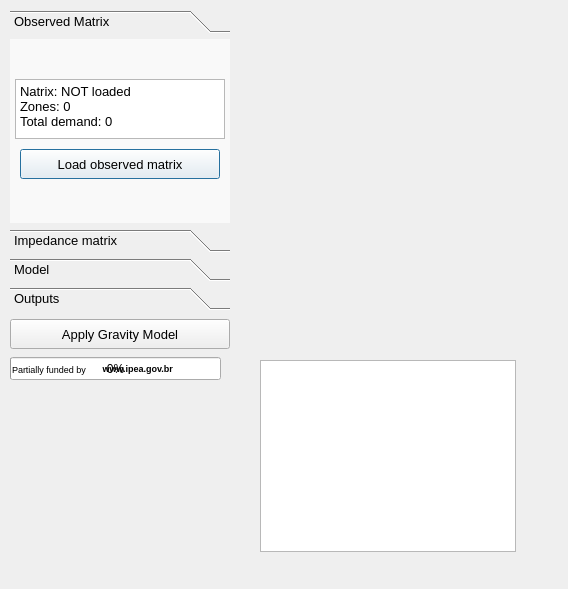
<?xml version="1.0" encoding="UTF-8"?>
<ui version="4.0">
 <class>gravity_calibration</class>
 <widget class="QDialog" name="gravity_calibration">
  <property name="geometry">
   <rect>
    <x>0</x>
    <y>0</y>
    <width>568</width>
    <height>589</height>
   </rect>
  </property>
  <property name="windowTitle">
   <string>AequilibraE - Apply gravity model</string>
  </property>
  <widget class="QToolBox" name="r_2">
   <property name="geometry">
    <rect>
     <x>10</x>
     <y>10</y>
     <width>220</width>
     <height>300</height>
    </rect>
   </property>
   <property name="palette">
    <palette>
     <active>
      <colorrole role="Button">
       <brush brushstyle="SolidPattern">
        <color alpha="255">
         <red>249</red>
         <green>249</green>
         <blue>249</blue>
        </color>
       </brush>
      </colorrole>
     </active>
     <inactive>
      <colorrole role="Button">
       <brush brushstyle="SolidPattern">
        <color alpha="255">
         <red>249</red>
         <green>249</green>
         <blue>249</blue>
        </color>
       </brush>
      </colorrole>
     </inactive>
     <disabled>
      <colorrole role="Button">
       <brush brushstyle="SolidPattern">
        <color alpha="255">
         <red>249</red>
         <green>249</green>
         <blue>249</blue>
        </color>
       </brush>
      </colorrole>
     </disabled>
    </palette>
   </property>
   <property name="font">
    <font>
     <pointsize>10</pointsize>
    </font>
   </property>
   <property name="currentIndex">
    <number>0</number>
   </property>
   <widget class="QWidget" name="page">
    <property name="geometry">
     <rect>
      <x>0</x>
      <y>0</y>
      <width>220</width>
      <height>172</height>
     </rect>
    </property>
    <attribute name="label">
     <string>Observed Matrix</string>
    </attribute>
    <widget class="QPushButton" name="but_load_observed">
     <property name="geometry">
      <rect>
       <x>10</x>
       <y>110</y>
       <width>200</width>
       <height>30</height>
      </rect>
     </property>
     <property name="font">
      <font>
       <pointsize>10</pointsize>
      </font>
     </property>
     <property name="text">
      <string>Load observed matrix</string>
     </property>
    </widget>
    <widget class="QTextEdit" name="report_prod">
     <property name="geometry">
      <rect>
       <x>5</x>
       <y>40</y>
       <width>210</width>
       <height>60</height>
      </rect>
     </property>
     <property name="html">
      <string>&lt;!DOCTYPE HTML PUBLIC &quot;-//W3C//DTD HTML 4.0//EN&quot; &quot;http://www.w3.org/TR/REC-html40/strict.dtd&quot;&gt;
&lt;html&gt;&lt;head&gt;&lt;meta name=&quot;qrichtext&quot; content=&quot;1&quot; /&gt;&lt;style type=&quot;text/css&quot;&gt;
p, li { white-space: pre-wrap; }
&lt;/style&gt;&lt;/head&gt;&lt;body style=&quot; font-family:'Noto Sans'; font-size:10pt; font-weight:400; font-style:normal;&quot;&gt;
&lt;p style=&quot; margin-top:0px; margin-bottom:0px; margin-left:0px; margin-right:0px; -qt-block-indent:0; text-indent:0px;&quot;&gt;&lt;span style=&quot; font-family:'MS Shell Dlg 2';&quot;&gt;Natrix: NOT loaded&lt;/span&gt;&lt;/p&gt;
&lt;p style=&quot; margin-top:0px; margin-bottom:0px; margin-left:0px; margin-right:0px; -qt-block-indent:0; text-indent:0px;&quot;&gt;&lt;span style=&quot; font-family:'MS Shell Dlg 2';&quot;&gt;Zones: 0&lt;/span&gt;&lt;/p&gt;
&lt;p style=&quot; margin-top:0px; margin-bottom:0px; margin-left:0px; margin-right:0px; -qt-block-indent:0; text-indent:0px;&quot;&gt;&lt;span style=&quot; font-family:'MS Shell Dlg 2';&quot;&gt;Total demand: 0&lt;/span&gt;&lt;/p&gt;&lt;/body&gt;&lt;/html&gt;</string>
     </property>
    </widget>
    <widget class="QLabel" name="lbl_prod">
     <property name="geometry">
      <rect>
       <x>170</x>
       <y>0</y>
       <width>50</width>
       <height>31</height>
      </rect>
     </property>
     <property name="palette">
      <palette>
       <active>
        <colorrole role="ButtonText">
         <brush brushstyle="SolidPattern">
          <color alpha="255">
           <red>255</red>
           <green>0</green>
           <blue>0</blue>
          </color>
         </brush>
        </colorrole>
        <colorrole role="ToolTipText">
         <brush brushstyle="SolidPattern">
          <color alpha="255">
           <red>0</red>
           <green>0</green>
           <blue>0</blue>
          </color>
         </brush>
        </colorrole>
       </active>
       <inactive>
        <colorrole role="ButtonText">
         <brush brushstyle="SolidPattern">
          <color alpha="255">
           <red>255</red>
           <green>0</green>
           <blue>0</blue>
          </color>
         </brush>
        </colorrole>
        <colorrole role="ToolTipText">
         <brush brushstyle="SolidPattern">
          <color alpha="255">
           <red>0</red>
           <green>0</green>
           <blue>0</blue>
          </color>
         </brush>
        </colorrole>
       </inactive>
       <disabled>
        <colorrole role="ButtonText">
         <brush brushstyle="SolidPattern">
          <color alpha="255">
           <red>120</red>
           <green>120</green>
           <blue>120</blue>
          </color>
         </brush>
        </colorrole>
        <colorrole role="ToolTipText">
         <brush brushstyle="SolidPattern">
          <color alpha="255">
           <red>0</red>
           <green>0</green>
           <blue>0</blue>
          </color>
         </brush>
        </colorrole>
       </disabled>
      </palette>
     </property>
     <property name="font">
      <font>
       <family>Wingdings 2</family>
       <pointsize>36</pointsize>
      </font>
     </property>
     <property name="pixmap">
      <pixmap>../icons/error.png</pixmap>
     </property>
    </widget>
   </widget>
   <widget class="QWidget" name="page_4">
    <property name="geometry">
     <rect>
      <x>0</x>
      <y>0</y>
      <width>220</width>
      <height>172</height>
     </rect>
    </property>
    <attribute name="label">
     <string>Impedance matrix</string>
    </attribute>
    <widget class="QPushButton" name="but_load_impedance">
     <property name="geometry">
      <rect>
       <x>10</x>
       <y>110</y>
       <width>200</width>
       <height>30</height>
      </rect>
     </property>
     <property name="font">
      <font>
       <pointsize>10</pointsize>
      </font>
     </property>
     <property name="text">
      <string>Impedance matrix</string>
     </property>
    </widget>
    <widget class="QTextEdit" name="report_matrix">
     <property name="geometry">
      <rect>
       <x>5</x>
       <y>40</y>
       <width>210</width>
       <height>60</height>
      </rect>
     </property>
     <property name="html">
      <string>&lt;!DOCTYPE HTML PUBLIC &quot;-//W3C//DTD HTML 4.0//EN&quot; &quot;http://www.w3.org/TR/REC-html40/strict.dtd&quot;&gt;
&lt;html&gt;&lt;head&gt;&lt;meta name=&quot;qrichtext&quot; content=&quot;1&quot; /&gt;&lt;style type=&quot;text/css&quot;&gt;
p, li { white-space: pre-wrap; }
&lt;/style&gt;&lt;/head&gt;&lt;body style=&quot; font-family:'Noto Sans'; font-size:10pt; font-weight:400; font-style:normal;&quot;&gt;
&lt;p style=&quot; margin-top:0px; margin-bottom:0px; margin-left:0px; margin-right:0px; -qt-block-indent:0; text-indent:0px;&quot;&gt;&lt;span style=&quot; font-family:'MS Shell Dlg 2';&quot;&gt;Matrix: NOT loaded&lt;/span&gt;&lt;/p&gt;
&lt;p style=&quot; margin-top:0px; margin-bottom:0px; margin-left:0px; margin-right:0px; -qt-block-indent:0; text-indent:0px;&quot;&gt;&lt;span style=&quot; font-family:'MS Shell Dlg 2';&quot;&gt;Dimensions: 0&lt;/span&gt;&lt;/p&gt;&lt;/body&gt;&lt;/html&gt;</string>
     </property>
    </widget>
    <widget class="QLabel" name="lbl_imped">
     <property name="geometry">
      <rect>
       <x>189</x>
       <y>0</y>
       <width>31</width>
       <height>31</height>
      </rect>
     </property>
     <property name="palette">
      <palette>
       <active>
        <colorrole role="ButtonText">
         <brush brushstyle="SolidPattern">
          <color alpha="255">
           <red>255</red>
           <green>0</green>
           <blue>0</blue>
          </color>
         </brush>
        </colorrole>
        <colorrole role="ToolTipText">
         <brush brushstyle="SolidPattern">
          <color alpha="255">
           <red>0</red>
           <green>0</green>
           <blue>0</blue>
          </color>
         </brush>
        </colorrole>
       </active>
       <inactive>
        <colorrole role="ButtonText">
         <brush brushstyle="SolidPattern">
          <color alpha="255">
           <red>255</red>
           <green>0</green>
           <blue>0</blue>
          </color>
         </brush>
        </colorrole>
        <colorrole role="ToolTipText">
         <brush brushstyle="SolidPattern">
          <color alpha="255">
           <red>0</red>
           <green>0</green>
           <blue>0</blue>
          </color>
         </brush>
        </colorrole>
       </inactive>
       <disabled>
        <colorrole role="ButtonText">
         <brush brushstyle="SolidPattern">
          <color alpha="255">
           <red>120</red>
           <green>120</green>
           <blue>120</blue>
          </color>
         </brush>
        </colorrole>
        <colorrole role="ToolTipText">
         <brush brushstyle="SolidPattern">
          <color alpha="255">
           <red>0</red>
           <green>0</green>
           <blue>0</blue>
          </color>
         </brush>
        </colorrole>
       </disabled>
      </palette>
     </property>
     <property name="font">
      <font>
       <family>Wingdings 2</family>
       <pointsize>36</pointsize>
      </font>
     </property>
     <property name="text">
      <string>O</string>
     </property>
    </widget>
   </widget>
   <widget class="QWidget" name="page_2">
    <property name="geometry">
     <rect>
      <x>0</x>
      <y>0</y>
      <width>220</width>
      <height>172</height>
     </rect>
    </property>
    <attribute name="label">
     <string>Model</string>
    </attribute>
    <widget class="QRadioButton" name="radio_gamma">
     <property name="geometry">
      <rect>
       <x>20</x>
       <y>10</y>
       <width>161</width>
       <height>16</height>
      </rect>
     </property>
     <property name="text">
      <string>Gamma Function</string>
     </property>
    </widget>
    <widget class="QRadioButton" name="radio_expo">
     <property name="geometry">
      <rect>
       <x>20</x>
       <y>37</y>
       <width>161</width>
       <height>16</height>
      </rect>
     </property>
     <property name="text">
      <string>Negative Exponential</string>
     </property>
    </widget>
    <widget class="QRadioButton" name="radio_power">
     <property name="geometry">
      <rect>
       <x>20</x>
       <y>64</y>
       <width>161</width>
       <height>16</height>
      </rect>
     </property>
     <property name="text">
      <string>Inverse Power</string>
     </property>
    </widget>
    <widget class="QRadioButton" name="radio_friction">
     <property name="geometry">
      <rect>
       <x>20</x>
       <y>91</y>
       <width>161</width>
       <height>16</height>
      </rect>
     </property>
     <property name="text">
      <string>Friction Factors</string>
     </property>
    </widget>
    <widget class="QPushButton" name="but_select_model_file">
     <property name="geometry">
      <rect>
       <x>10</x>
       <y>115</y>
       <width>95</width>
       <height>30</height>
      </rect>
     </property>
     <property name="text">
      <string>Model file</string>
     </property>
    </widget>
    <widget class="QPushButton" name="but_manual_input">
     <property name="geometry">
      <rect>
       <x>115</x>
       <y>115</y>
       <width>95</width>
       <height>30</height>
      </rect>
     </property>
     <property name="text">
      <string>Manual input</string>
     </property>
    </widget>
    <widget class="QLabel" name="lbl_par">
     <property name="geometry">
      <rect>
       <x>189</x>
       <y>0</y>
       <width>31</width>
       <height>31</height>
      </rect>
     </property>
     <property name="palette">
      <palette>
       <active>
        <colorrole role="ButtonText">
         <brush brushstyle="SolidPattern">
          <color alpha="255">
           <red>255</red>
           <green>0</green>
           <blue>0</blue>
          </color>
         </brush>
        </colorrole>
        <colorrole role="ToolTipText">
         <brush brushstyle="SolidPattern">
          <color alpha="255">
           <red>0</red>
           <green>0</green>
           <blue>0</blue>
          </color>
         </brush>
        </colorrole>
       </active>
       <inactive>
        <colorrole role="ButtonText">
         <brush brushstyle="SolidPattern">
          <color alpha="255">
           <red>255</red>
           <green>0</green>
           <blue>0</blue>
          </color>
         </brush>
        </colorrole>
        <colorrole role="ToolTipText">
         <brush brushstyle="SolidPattern">
          <color alpha="255">
           <red>0</red>
           <green>0</green>
           <blue>0</blue>
          </color>
         </brush>
        </colorrole>
       </inactive>
       <disabled>
        <colorrole role="ButtonText">
         <brush brushstyle="SolidPattern">
          <color alpha="255">
           <red>120</red>
           <green>120</green>
           <blue>120</blue>
          </color>
         </brush>
        </colorrole>
        <colorrole role="ToolTipText">
         <brush brushstyle="SolidPattern">
          <color alpha="255">
           <red>0</red>
           <green>0</green>
           <blue>0</blue>
          </color>
         </brush>
        </colorrole>
       </disabled>
      </palette>
     </property>
     <property name="font">
      <font>
       <family>Wingdings 2</family>
       <pointsize>36</pointsize>
      </font>
     </property>
     <property name="text">
      <string>O</string>
     </property>
    </widget>
   </widget>
   <widget class="QWidget" name="page_5">
    <property name="geometry">
     <rect>
      <x>0</x>
      <y>0</y>
      <width>220</width>
      <height>172</height>
     </rect>
    </property>
    <attribute name="label">
     <string>Outputs</string>
    </attribute>
    <widget class="QPushButton" name="but_choose_output_name">
     <property name="geometry">
      <rect>
       <x>226</x>
       <y>140</y>
       <width>140</width>
       <height>25</height>
      </rect>
     </property>
     <property name="text">
      <string>Choose Output</string>
     </property>
    </widget>
    <widget class="QTextEdit" name="report_output">
     <property name="geometry">
      <rect>
       <x>5</x>
       <y>40</y>
       <width>210</width>
       <height>60</height>
      </rect>
     </property>
     <property name="html">
      <string>&lt;!DOCTYPE HTML PUBLIC &quot;-//W3C//DTD HTML 4.0//EN&quot; &quot;http://www.w3.org/TR/REC-html40/strict.dtd&quot;&gt;
&lt;html&gt;&lt;head&gt;&lt;meta name=&quot;qrichtext&quot; content=&quot;1&quot; /&gt;&lt;style type=&quot;text/css&quot;&gt;
p, li { white-space: pre-wrap; }
&lt;/style&gt;&lt;/head&gt;&lt;body style=&quot; font-family:'Noto Sans'; font-size:10pt; font-weight:400; font-style:normal;&quot;&gt;
&lt;p style=&quot; margin-top:0px; margin-bottom:0px; margin-left:0px; margin-right:0px; -qt-block-indent:0; text-indent:0px;&quot;&gt;&lt;span style=&quot; font-family:'MS Shell Dlg 2';&quot;&gt;XXXXXXXXXXXXXXXXXXXXXXXXXXXXXXXXXXXXXXXX&lt;/span&gt;&lt;/p&gt;&lt;/body&gt;&lt;/html&gt;</string>
     </property>
    </widget>
    <widget class="QPushButton" name="but_select_output">
     <property name="geometry">
      <rect>
       <x>10</x>
       <y>110</y>
       <width>200</width>
       <height>30</height>
      </rect>
     </property>
     <property name="font">
      <font>
       <pointsize>10</pointsize>
      </font>
     </property>
     <property name="text">
      <string>Select Output</string>
     </property>
    </widget>
   </widget>
  </widget>
  <widget class="QLabel" name="lbl_funding2">
   <property name="geometry">
    <rect>
     <x>100</x>
     <y>358</y>
     <width>101</width>
     <height>21</height>
    </rect>
   </property>
   <property name="font">
    <font>
     <pointsize>7</pointsize>
     <weight>75</weight>
     <bold>true</bold>
    </font>
   </property>
   <property name="text">
    <string> www.ipea.gov.br</string>
   </property>
   <property name="textFormat">
    <enum>Qt::PlainText</enum>
   </property>
  </widget>
  <widget class="QProgressBar" name="progressbar">
   <property name="enabled">
    <bool>true</bool>
   </property>
   <property name="geometry">
    <rect>
     <x>10</x>
     <y>357</y>
     <width>211</width>
     <height>23</height>
    </rect>
   </property>
   <property name="palette">
    <palette>
     <active>
      <colorrole role="Highlight">
       <brush brushstyle="SolidPattern">
        <color alpha="255">
         <red>0</red>
         <green>170</green>
         <blue>0</blue>
        </color>
       </brush>
      </colorrole>
     </active>
     <inactive>
      <colorrole role="Highlight">
       <brush brushstyle="SolidPattern">
        <color alpha="255">
         <red>240</red>
         <green>240</green>
         <blue>240</blue>
        </color>
       </brush>
      </colorrole>
     </inactive>
     <disabled>
      <colorrole role="Highlight">
       <brush brushstyle="SolidPattern">
        <color alpha="255">
         <red>51</red>
         <green>153</green>
         <blue>255</blue>
        </color>
       </brush>
      </colorrole>
     </disabled>
    </palette>
   </property>
   <property name="value">
    <number>0</number>
   </property>
   <property name="textVisible">
    <bool>true</bool>
   </property>
  </widget>
  <widget class="QLabel" name="lbl_funding1">
   <property name="geometry">
    <rect>
     <x>12</x>
     <y>359</y>
     <width>101</width>
     <height>20</height>
    </rect>
   </property>
   <property name="font">
    <font>
     <pointsize>7</pointsize>
    </font>
   </property>
   <property name="text">
    <string>Partially funded by</string>
   </property>
  </widget>
  <widget class="QPushButton" name="but_apply_gravity">
   <property name="geometry">
    <rect>
     <x>10</x>
     <y>319</y>
     <width>220</width>
     <height>30</height>
    </rect>
   </property>
   <property name="font">
    <font>
     <pointsize>10</pointsize>
    </font>
   </property>
   <property name="text">
    <string>Apply Gravity Model</string>
   </property>
  </widget>
  <widget class="QGraphicsView" name="graphicsView">
   <property name="geometry">
    <rect>
     <x>260</x>
     <y>360</y>
     <width>256</width>
     <height>192</height>
    </rect>
   </property>
  </widget>
  <zorder>progressbar</zorder>
  <zorder>r_2</zorder>
  <zorder>lbl_funding2</zorder>
  <zorder>lbl_funding1</zorder>
  <zorder>but_apply_gravity</zorder>
  <zorder>graphicsView</zorder>
 </widget>
 <resources/>
 <connections/>
</ui>
